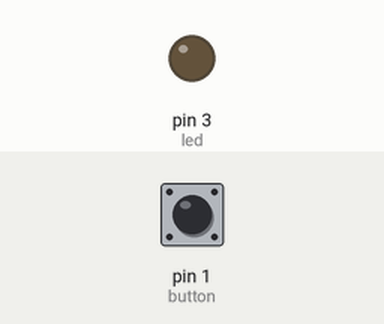
A sketch run on a simulated Arduino Uno, built with avr-gcc and run on an emulated ATmega328P. Parts: output pins drawn as LEDs (lit = HIGH). Dashed ring = blinking. Inputs (shaded band) come from the test bench; at power-on: pin 1 (button) LOW.

Above: at 1.2 s.
1.3 s: pin 1 (button) pulled HIGH for 1 s
At 3.3 s:
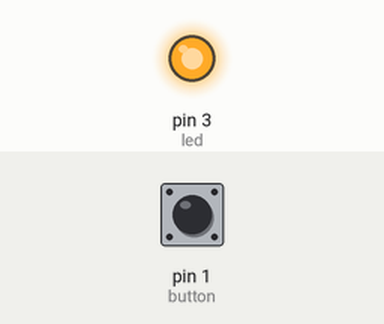
3.8 s: pin 1 (button) pulled HIGH for 0.15 s
At 4.5 s:
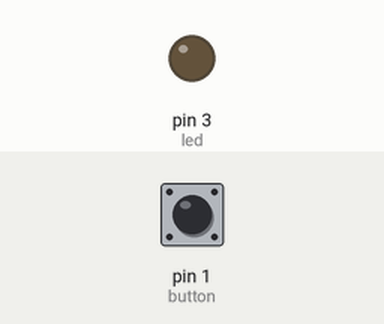
5.4 s: pin 1 (button) pulled HIGH for 3.2 s
At 5.5 s:
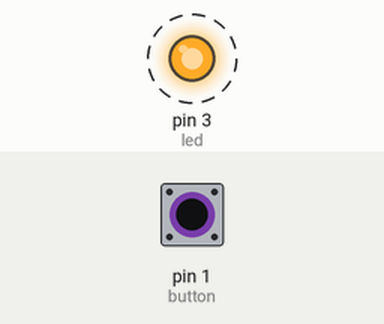
Timing chart, 0 to 9.9 s (numbered marks = the images above; inputs shaded):
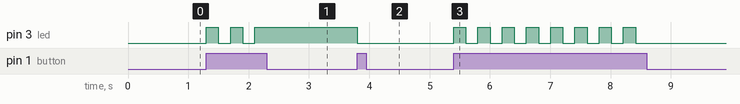

The sketch:

StateBasedAlarm.ino
```cpp
// Wiring code generated from an ArduinoML model
// Application name: app1

long debounce = 200;

enum STATE {off,on};

STATE currentState = off;

boolean buttonBounceGuard = false;
long buttonLastDebounceTime = 0;

void setup(){
	pinMode(3, OUTPUT);  // led [Actuator]
	pinMode(1, INPUT);  // button [Sensor]
}

void loop(){
	switch(currentState){
		case off :
			digitalWrite(3,LOW);
			buttonBounceGuard = millis() - buttonLastDebounceTime > debounce;

			if(digitalRead(1) == HIGH && buttonBounceGuard){
				buttonLastDebounceTime = millis();
				currentState = on;
			}
		break;

		case on :
			digitalWrite(3,HIGH);
			buttonBounceGuard = millis() - buttonLastDebounceTime > debounce;

			if(digitalRead(1) == HIGH && buttonBounceGuard){
				buttonLastDebounceTime = millis();
				currentState = off;
			}
		break;
	}
}
```

Measured:
- after the input at 1.3 s, pin 3 (led): alternates HIGH for 0.20 s and LOW for 0.20 s, 5 changes in all, then stays HIGH, starting at once
- after the input at 3.8 s, pin 3 (led): HIGH → LOW at once
- after the input at 5.4 s, pin 3 (led): alternates HIGH for 0.20 s and LOW for 0.20 s, 16 changes in all, then stays LOW, starting at once
